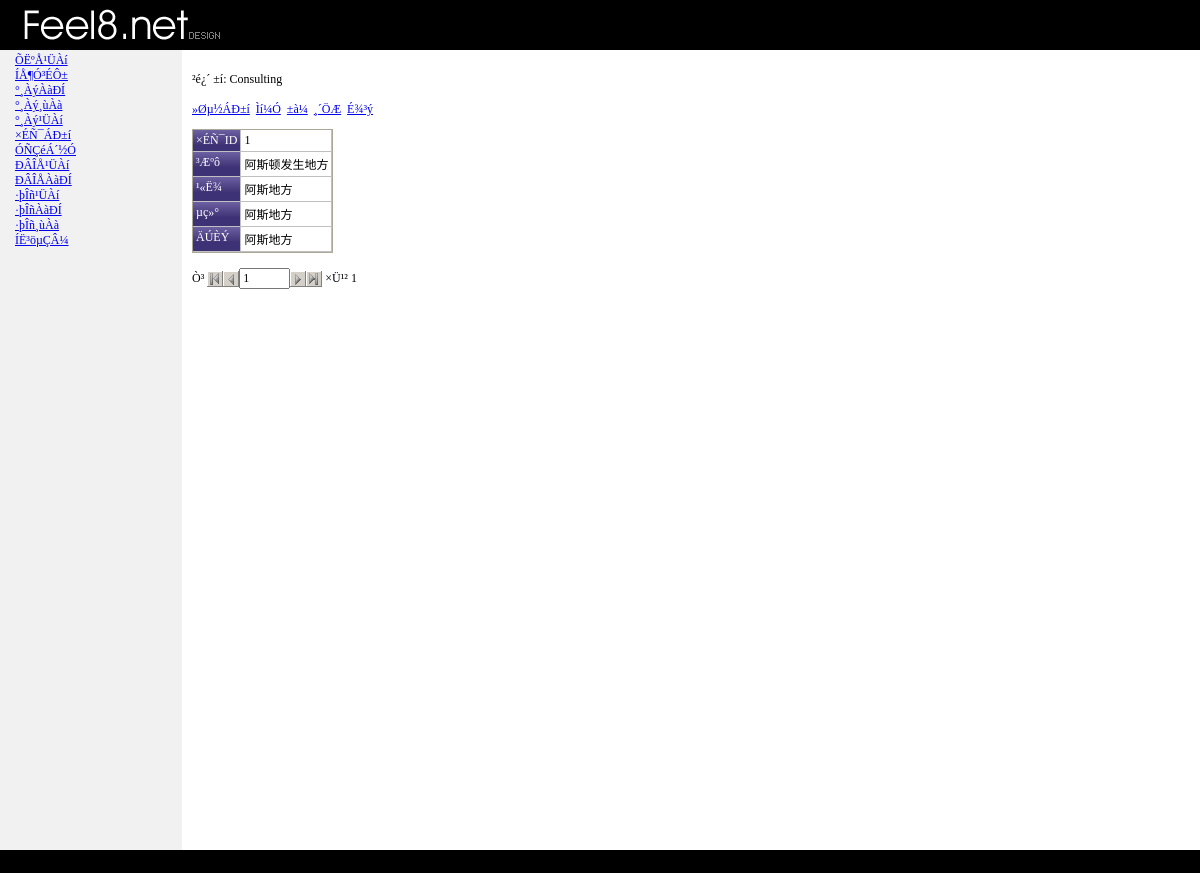
The page /admin/consultingview.php (signed in) on the database its author committed.
### tables this page shows
CREATE TABLE `consulting` (
  `id` bigint(20) NOT NULL AUTO_INCREMENT,
  `title` varchar(200) DEFAULT NULL,
  `company` varchar(200) DEFAULT NULL,
  `phone` varchar(200) DEFAULT NULL,
  `content` text,
  PRIMARY KEY (`id`)
);

### admin/consultingview.php (the view, shortened to what the rows shown need)
<?php include "ewcfg6.php" ?>
<?php include "ewmysql6.php" ?>
<?php include "phpfn6.php" ?>
<?php include "consultinginfo.php" ?>
<?php
$consulting_view = new cconsulting_view();
$Page =& $consulting_view;
$consulting_view->Page_Init();
$consulting_view->Page_Main();
?>
<?php include "header.php" ?>
<?php $consulting_view->ShowMessage() ?>
<p>
<table cellspacing="0" class="ewGrid"><tr><td class="ewGridContent">
<div class="ewGridMiddlePanel">
<table cellspacing="0" class="ewTable">
<?php if ($consulting->title->Visible) {  ?>
	<tr<?php echo $consulting->title->RowAttributes ?>>
		<td class="ewTableHeader">³Æºô</td>
		<td<?php echo $consulting->title->CellAttributes() ?>>
<div<?php echo $consulting->title->ViewAttributes() ?>><?php echo $consulting->title->ViewValue ?></div></td>
	</tr>
<?php } ?>
</table>
</div>
</td></tr></table>
<?php if ($consulting->Export == "") { ?>
<br>
<form name="ewpagerform" id="ewpagerform" class="ewForm" action="<?php echo ew_CurrentPage() ?>">
<table border="0" cellspacing="0" cellpadding="0" class="ewPager">
	<tr>
		<td nowrap>
<?php if (!isset($consulting_view->Pager)) $consulting_view->Pager = new cPrevNextPager($consulting_view->lStartRec, $consulting_view->lDisplayRecs, $consulting_view->lTotalRecs) ?>
<?php if ($consulting_view->Pager->RecordCount > 0) { ?>
	<table border="0" cellspacing="0" cellpadding="0"><tr><td><span class="phpmaker">Ò³&nbsp;</span></td>
	<?php if ($consulting_view->Pager->FirstButton->Enabled) { ?>
	<td><a href="<?php echo $consulting_view->PageUrl() ?>start=<?php echo $consulting_view->Pager->FirstButton->Start ?>"><img src="images/first.gif" alt="µÚÒ»Ò³" width="16" height="16" border="0"></a></td>
	<?php } else { ?>
	<td><img src="images/firstdisab.gif" alt="µÚÒ»Ò³" width="16" height="16" border="0"></td>
	<?php } ?>
	<?php if ($consulting_view->Pager->PrevButton->Enabled) { ?>
	<td><a href="<?php echo $consulting_view->PageUrl() ?>start=<?php echo $consulting_view->Pager->PrevButton->Start ?>"><img src="images/prev.gif" alt="ÉÏÒ»Ò³" width="16" height="16" border="0"></a></td>
	<?php } else { ?>
	<td><img src="images/prevdisab.gif" alt="ÉÏÒ»Ò³" width="16" height="16" border="0"></td>
	<?php } ?>
	<td><input type="text" name="<?php echo EW_TABLE_PAGE_NO ?>" id="<?php echo EW_TABLE_PAGE_NO ?>" value="<?php echo $consulting_view->Pager->CurrentPage ?>" size="4"></td>
	<?php if ($consulting_view->Pager->NextButton->Enabled) { ?>
	<td><a href="<?php echo $consulting_view->PageUrl() ?>start=<?php echo $consulting_view->Pager->NextButton->Start ?>"><img src="images/next.gif" alt="ÏÂÒ»Ò³" width="16" height="16" border="0"></a></td>
	<?php } else { ?>
	<td><img src="images/nextdisab.gif" alt="ÏÂÒ»Ò³" width="16" height="16" border="0"></td>
	<?php } ?>
	<?php if ($consulting_view->Pager->LastButton->Enabled) { ?>
	<td><a href="<?php echo $consulting_view->PageUrl() ?>start=<?php echo $consulting_view->Pager->LastButton->Start ?>"><img src="images/last.gif" alt="×îºóÒ³" width="16" height="16" border="0"></a></td>
	<?php } else { ?>
	<td><img src="images/lastdisab.gif" alt="×îºóÒ³" width="16" height="16" border="0"></td>
	<?php } ?>
	<td><span class="phpmaker">&nbsp;×Ü¹² <?php echo $consulting_view->Pager->PageCount ?></span></td>
	</tr></table>
<?php } ?>
		</td>
	</tr>
</table>
</form>
<?php } ?>
<?php include "footer.php" ?>
<?php
class cconsulting_view {
	function IsPageRequest() {
		global $objForm, $consulting;
		if ($consulting->UseTokenInUrl) {
			if ($objForm)
				return ($consulting->TableVar == $objForm->GetValue("t"));
			if (@$_GET["t"] <> "")
				return ($consulting->TableVar == $_GET["t"]);
		} else {
			return TRUE;
		}
	}
	function Page_Main() {
		global $consulting;
		if ($this->IsPageRequest()) {
			$consulting->CurrentAction = "I";
			switch ($consulting->CurrentAction) {
				case "I":
					$rs = $this->LoadRecordset();
			}
		} else {
			$sReturnUrl = "consultinglist.php";
		}
	}
	function LoadRecordset($offset = -1, $rowcnt = -1) {
		global $conn, $consulting;
		$consulting->Recordset_Selecting($consulting->CurrentFilter);
		$sSql = $consulting->SelectSQL();
		$conn->raiseErrorFn = 'ew_ErrorFn';
		$rs = $conn->Execute($sSql);
		return $rs;
	}
	function RenderRow() {
		global $conn, $Security, $consulting;
		$consulting->Row_Rendering();
		$consulting->id->CellCssStyle = "";
		$consulting->id->CellCssClass = "";
		$consulting->title->CellCssStyle = "";
		$consulting->title->CellCssClass = "";
		$consulting->company->CellCssStyle = "";
		$consulting->company->CellCssClass = "";
		$consulting->phone->CellCssStyle = "";
		$consulting->phone->CellCssClass = "";
		$consulting->content->CellCssStyle = "";
		$consulting->content->CellCssClass = "";
		if ($consulting->RowType == EW_ROWTYPE_VIEW) {
			$consulting->id->ViewValue = $consulting->id->CurrentValue;
			$consulting->id->CssStyle = "";
			$consulting->id->CssClass = "";
			$consulting->id->ViewCustomAttributes = "";
			$consulting->title->ViewValue = $consulting->title->CurrentValue;
			$consulting->title->CssStyle = "";
			$consulting->title->CssClass = "";
			$consulting->title->ViewCustomAttributes = "";
			$consulting->company->ViewValue = $consulting->company->CurrentValue;
			$consulting->company->CssStyle = "";
			$consulting->company->CssClass = "";
			$consulting->company->ViewCustomAttributes = "";
			$consulting->phone->ViewValue = $consulting->phone->CurrentValue;
			$consulting->phone->CssStyle = "";
			$consulting->phone->CssClass = "";
			$consulting->phone->ViewCustomAttributes = "";
			$consulting->content->ViewValue = $consulting->content->CurrentValue;
			$consulting->content->CssStyle = "";
			$consulting->content->CssClass = "";
			$consulting->content->ViewCustomAttributes = "";
			$consulting->id->HrefValue = "";
			$consulting->title->HrefValue = "";
			$consulting->company->HrefValue = "";
			$consulting->phone->HrefValue = "";
			$consulting->content->HrefValue = "";
		}
	}
}
?>

### rows shown on the page
consulting: title "阿斯顿发生地方", pageno "1", id "1"

### other values the page prints
$item->Text "ÕËºÅ¹ÜÀí"
$item->Text "ÍÅ¶Ó³ÉÔ±"
$item->Text "°¸ÀýÀàÐÍ"
$item->Text "°¸Àý¸ùÀà"
$item->Text "°¸Àý¹ÜÀí"
$item->Text "×ÉÑ¯ÁÐ±í"
$item->Text "ÓÑÇéÁ´½Ó"
$item->Text "ÐÂÎÅ¹ÜÀí"
$item->Text "ÐÂÎÅÀàÐÍ"
$item->Text "·þÎñ¹ÜÀí"
$item->Text "·þÎñÀàÐÍ"
$item->Text "·þÎñ¸ùÀà"
$item->Text "ÍË³öµÇÂ¼"
$consulting->id->ViewValue "1"
$consulting->company->ViewValue "阿斯地方"
